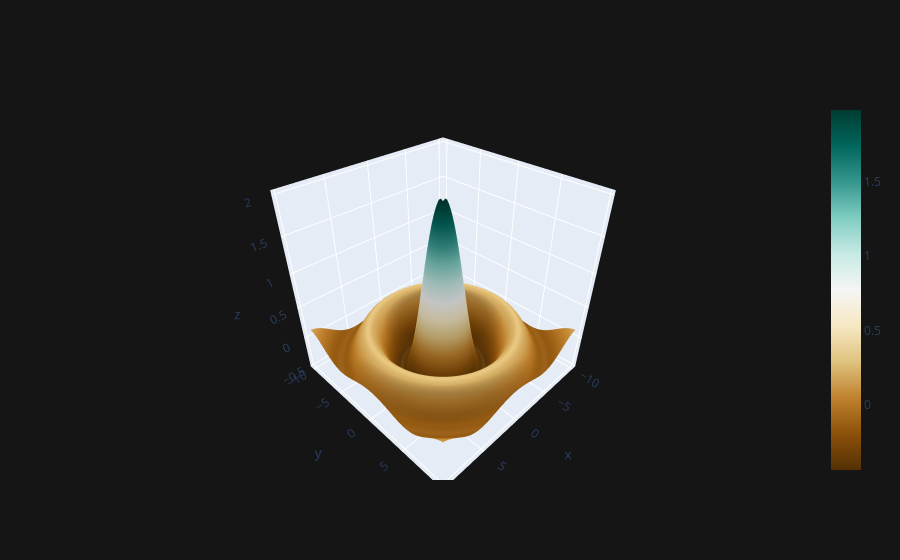

The notebook cell this image was saved under:
### Code cell
cf.datagen.sinwave(10,0.25).iplot(kind='surface' , theme='solar' , colorscale='brbg')

### Figure 1 — Plotly figure (JSON) as saved in the notebook; plotly's stock layout.template omitted (floating-point values rounded to 4 significant figures; data arrays with more than 128 entries replaced by an {"elided": "..."} marker saying what was removed)
{"data": [{"colorscale": [[0, "rgb(84,48,5)"], [0.1, "rgb(140,81,10)"], [0.2, "rgb(191,129,45)"], [0.3, "rgb(223,194,125)"], [0.4, "rgb(246,232,195)"], [0.5, "rgb(245,245,245)"], [0.6, "rgb(199,234,229)"], [0.7, "rgb(128,205,193)"], [0.8, "rgb(53,151,143)"], [0.9, "rgb(1,102,94)"], [1, "rgb(0,60,48)"]], "type": "surface", "x": [-10, -9.75, -9.5, -9.25, -9, -8.75, -8.5, -8.25, -8, -7.75, -7.5, -7.25, -7, -6.75, -6.5, -6.25, -6, -5.75, -5.5, -5.25, -5, -4.75, -4.5, -4.25, -4, -3.75, -3.5, -3.25, -3, -2.75, -2.5, -2.25, -2, -1.75, -1.5, -1.25, -1, -0.75, -0.5, -0.25, 0, 0.25, 0.5, 0.75, 1, 1.25, 1.5, 1.75, 2, 2.25, 2.5, 2.75, 3, 3.25, 3.5, 3.75, 4, 4.25, 4.5, 4.75, 5, 5.25, 5.5, 5.75, 6, 6.25, 6.5, 6.75, 7, 7.25, 7.5, 7.75, 8, 8.25, 8.5, 8.75, 9, 9.25, 9.5, 9.75], "y": [-10, -9.75, -9.5, -9.25, -9, -8.75, -8.5, -8.25, -8, -7.75, -7.5, -7.25, -7, -6.75, -6.5, -6.25, -6, -5.75, -5.5, -5.25, -5, -4.75, -4.5, -4.25, -4, -3.75, -3.5, -3.25, -3, -2.75, -2.5, -2.25, -2, -1.75, -1.5, -1.25, -1, -0.75, -0.5, -0.25, 0, 0.25, 0.5, 0.75, 1, 1.25, 1.5, 1.75, 2, 2.25, 2.5, 2.75, 3, 3.25, 3.5, 3.75, 4, 4.25, 4.5, 4.75, 5, 5.25, 5.5, 5.75, 6, 6.25, 6.5, 6.75, 7, 7.25, 7.5, 7.75, 8, 8.25, 8.5, 8.75, 9, 9.25, 9.5, 9.75], "z": {"elided": "80x80 float values"}}], "layout": {"legend": {"bgcolor": "#151516", "font": {"color": "#D9D9D9"}}, "paper_bgcolor": "#151516", "plot_bgcolor": "#151516", "title": {"font": {"color": "#D9D9D9"}}, "xaxis": {"gridcolor": "#434343", "showgrid": true, "tickfont": {"color": "#C2C2C2"}, "title": {"font": {"color": "#D9D9D9"}, "text": ""}, "zerolinecolor": "#666570"}, "yaxis": {"gridcolor": "#434343", "showgrid": true, "tickfont": {"color": "#C2C2C2"}, "title": {"font": {"color": "#D9D9D9"}, "text": ""}, "zerolinecolor": "#666570"}}}
